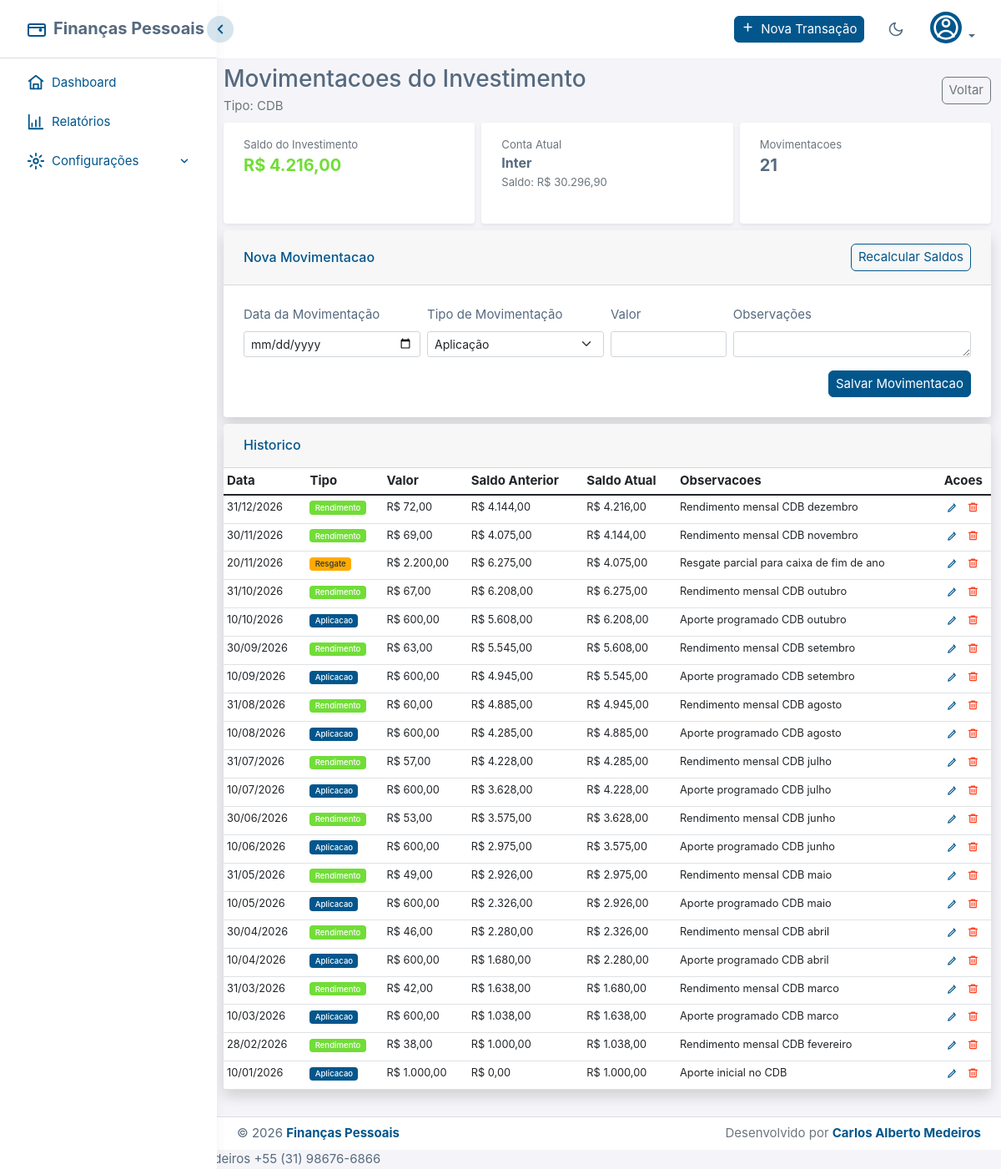
Page /investimento/investimento/4/movimentacoes (signed in) on the committed database.
### app/models.py (models this page shows, shortened)
class TipoInvestimento(db.Model):
    __tablename__ = "tipo_investimento"
    id = db.Column(db.Integer, primary_key=True)
    nome = db.Column(db.String(100), nullable=False)
    descricao = db.Column(db.String(200), nullable=True)
    ativo = db.Column(db.Boolean, default=True)
    user_id = db.Column(db.Integer, db.ForeignKey("users.id"), nullable=False)
    user = db.relationship("User", backref="tipos_investimento")

class MovimentacaoInvestimento(db.Model):
    id = db.Column(db.Integer, primary_key=True)
    investimento_id = db.Column(db.Integer, db.ForeignKey("investimento.id"), nullable=False)
    data_movimentacao = db.Column(db.Date, nullable=False)
    tipo_movimentacao = db.Column(db.String(20), nullable=False)
    valor = db.Column(db.Float, nullable=False)
    saldo_anterior = db.Column(db.Float, nullable=False)
    saldo_atual = db.Column(db.Float, nullable=False)
    observacoes = db.Column(db.Text, nullable=True)
    user_id = db.Column(db.Integer, db.ForeignKey("users.id"), nullable=False)
    user = db.relationship("User", backref="movimentacoes_investimento")
    conta_id = db.Column(db.Integer, db.ForeignKey("conta.id"), nullable=False)
    conta = db.relationship("Conta", backref="movimentacoes_investimento")

class Conta(db.Model):
    id = db.Column(db.Integer, primary_key=True)
    nome = db.Column(db.String(100), nullable=False)
    tipo_id = db.Column(db.Integer, db.ForeignKey("tipo_conta.id"), nullable=False)
    tipo = db.relationship("TipoConta", backref="contas")
    saldo_inicial = db.Column(db.Float, default=0.0)
    saldo_atual = db.Column(db.Float, nullable=False, default=0.0)
    user_id = db.Column(db.Integer, db.ForeignKey("users.id"), nullable=False)
    user = db.relationship("User", backref="contas")

### routes/investimento.py (the view, shortened to what this page needs)
@investimento_bp.route("/investimento/<int:investimento_id>/movimentacoes", methods=["GET", "POST"])
@login_required
def listar_movimentacoes(investimento_id):
    investimento = _user_investment_or_404(investimento_id)
    form = MovimentacaoInvestimentoForm()
    InvestmentService.recalculate_movement_balances(investimento_id=investimento_id)
    movimentacoes = (
        MovimentacaoInvestimento.query.filter_by(
            investimento_id=investimento_id,
            user_id=current_user.id,
        )
        .order_by(MovimentacaoInvestimento.id.desc())
        .all()
    )
    conta_atual = get_current_conta()
    conta_info = {
        "nome": conta_atual.nome if conta_atual else "Nenhuma conta encontrada",
        "saldo_atual": (conta_atual.saldo_atual or 0.0) if conta_atual else 0.0,
    }
    today = date.today()
    saldo_investimento = investimento.saldo_atual
    primeiro_resgate_zero = None
    for mov in movimentacoes:
        if mov.tipo_movimentacao == "resgate" and mov.saldo_atual == 0.0:
            primeiro_resgate_zero = mov.id
            break
    return render_template(
        "list_movimentacoes_investimento.html",
        investimento=investimento,
        movimentacoes=movimentacoes,
        form=form,
        conta_info=conta_info,
        saldo_investimento=saldo_investimento,
        primeiro_resgate_zero=primeiro_resgate_zero,
        today=today,
    )

### app/forms.py
class MovimentacaoInvestimentoForm(FlaskForm):
    data_movimentacao = DateField("Data da Movimentação", validators=[DataRequired()])
    tipo_movimentacao = SelectField(
        "Tipo de Movimentação",
        choices=[
            ("aplicacao", "Aplicação"),
            ("resgate", "Resgate"),
            ("rendimento", "Rendimento")
        ],
        validators=[DataRequired()]
    )
    valor = FloatField("Valor", validators=[DataRequired()])
    observacoes = TextAreaField("Observações", validators=[Optional(), Length(max=500)])
    submit = SubmitField("Salvar")

### app/__init__.py (called while the page is built, shortened)
def format_currency(value):
    if value is None:
        return "0,00"
    try:
        if isinstance(value, str):
            value = value.replace(" ", "").replace("R$", "").strip()
            if "," in value:
                value = value.replace(".", "").replace(",", ".")
            value = float(value)
        abs_value = abs(value)
        integer_part = int(abs_value)
        decimal_part = int(round((abs_value - integer_part) * 100))
        integer_str = f"{integer_part:,}".replace(",", ".")
        decimal_str = f"{decimal_part:02d}"
        formatted = f"{integer_str},{decimal_str}"
        if value < 0:
            formatted = f"-{formatted}"
        return formatted
    except (ValueError, TypeError):
        return "0,00"

def get_database_path():
    from config import Config
    db_uri = Config.SQLALCHEMY_DATABASE_URI
    if db_uri.startswith('sqlite:///'):
        db_path = db_uri.replace('sqlite:///', '')
        return db_path
    return None

def get_backup_dir():
    configured = Config.BACKUP_DIR or str(Path.home() / "Financas_Pessoais" / "backup")
    return configured

def ensure_backup_exists():
    if not Config.ENABLE_AUTO_BACKUP:
        return
    backup_dir = get_backup_dir()
    db_path = get_database_path()
    if not os.path.exists(backup_dir):
        try:
            os.makedirs(backup_dir)
        except Exception as e:
            print(f"[AVISO] Não foi possível criar diretório de backup: {e}")
            return

### app/models.py (called while the page is built)
@login_manager.user_loader
def load_user(id):
    return db.session.get(User, int(id))

    @property
    def is_admin(self):
        return (self.username or "").lower() == "admin"

### app/templates/list_movimentacoes_investimento.html (shortened to what this page needs)
{% extends "index.html" %}
{% block index %}
<div class="col p-lg-0">
  <div class="d-flex justify-content-between align-items-center mb-2">
    <div>
      <h1 class="h3 text-gray-800 mb-1">Movimentacoes do Investimento</h1>
      <p class="text-muted mb-0">
        Tipo: {{ investimento.tipo_investimento.nome if investimento.tipo_investimento else 'N/A' }}
      </p>
    </div>
    <a href="{{ url_for('investimento.investimentos') }}{% if request.args.get('conta_id') %}?conta_id={{ request.args.get('conta_id') }}{% endif %}" class="btn btn-outline-secondary btn-sm">
      Voltar
    </a>
  </div>
  <div class="row g-2 mb-2">
    <div class="col-md-4">
      <div class="card shadow-sm h-100">
        <div class="card-body py-3">
          <small class="text-muted d-block">Saldo do Investimento</small>
          <strong class="fs-5 {% if (saldo_investimento or 0) >= 0 %}text-success{% else %}text-danger{% endif %}">
            R$ {{ (saldo_investimento or 0)|currency }}
          </strong>
        </div>
      </div>
    </div>
    <div class="col-md-4">
      <div class="card shadow-sm h-100">
        <div class="card-body py-3">
          <small class="text-muted d-block">Conta Atual</small>
          <strong class="fs-6">{{ conta_info.nome }}</strong>
          <div class="small text-muted">Saldo: R$ {{ conta_info.saldo_atual|currency }}</div>
        </div>
      </div>
    </div>
    <div class="col-md-4">
      <div class="card shadow-sm h-100">
        <div class="card-body py-3">
          <small class="text-muted d-block">Movimentacoes</small>
          <strong class="fs-5">{{ movimentacoes|length }}</strong>
        </div>
      </div>
    </div>
  </div>
  <div class="card shadow mb-2">
    <div class="card-header py-3 d-flex justify-content-between align-items-center">
      <h6 class="m-0 font-weight-bold text-primary">Nova Movimentacao</h6>
      <form method="POST" action="{{ url_for('investimento.recalcular_saldos_investimento', investimento_id=investimento.id) }}" class="m-0">
        <button type="submit" class="btn btn-outline-primary btn-sm">Recalcular Saldos</button>
      </form>
    </div>
    <div class="card-body">
      <form method="POST" class="row g-2 align-items-end">
        <div class="col-md-3">
          {{ form.data_movimentacao.label(class="form-label") }}
          {{ form.data_movimentacao(class="form-control form-control-sm", type="date", max=today.isoformat()) }}
        </div>
        <div class="col-md-3">
          {{ form.tipo_movimentacao.label(class="form-label") }}
          {{ form.tipo_movimentacao(class="form-select form-select-sm") }}
        </div>
        <div class="col-md-2">
          {{ form.valor.label(class="form-label") }}
          {{ form.valor(class="form-control form-control-sm", step="0.01", min="0") }}
        </div>
        <div class="col-md-4">
          {{ form.observacoes.label(class="form-label") }}
          {{ form.observacoes(class="form-control form-control-sm", rows="1") }}
        </div>
        <div class="col-12 d-flex justify-content-end">
          <button type="submit" class="btn btn-primary btn-sm">Salvar Movimentacao</button>
        </div>
      </form>
    </div>
  </div>
  <div class="card shadow">
    <div class="card-header py-3">
      <h6 class="m-0 font-weight-bold text-primary">Historico</h6>
    </div>
    <div class="card-body p-0">
      <div class="table-responsive">
        <table class="table table-hover table-sm mb-0">
          <thead>
            <tr>
              <th>Data</th>
              <th>Tipo</th>
              <th>Valor</th>
              <th>Saldo Anterior</th>
              <th>Saldo Atual</th>
              <th>Observacoes</th>
              <th class="text-center">Acoes</th>
            </tr>
          </thead>
          <tbody>
            {% for mov in movimentacoes %}
            <tr>
              <td>{{ mov.data_movimentacao.strftime('%d/%m/%Y') if mov.data_movimentacao else '-' }}</td>
              <td><span class="badge {% if mov.tipo_movimentacao == 'aplicacao' %}bg-primary{% elif mov.tipo_movimentacao == 'resgate' %}bg-warning text-dark{% else %}bg-success{% endif %}">{{ mov.tipo_movimentacao|title }}</span></td>
              <td>R$ {{ (mov.valor or 0)|currency }}</td>
              <td>R$ {{ (mov.saldo_anterior or 0)|currency }}</td>
              <td>R$ {{ (mov.saldo_atual or 0)|currency }}</td>
              <td>{{ mov.observacoes or '-' }}</td>
              <td class="text-center">
                <div class="btn-group btn-group-sm">
                  <a href="{{ url_for('investimento.editar_movimentacao', movimentacao_id=mov.id) }}" class="btn btn-link text-primary p-0 me-2" title="Editar">
                    <i class="fas fa-edit"></i>
                  </a>
                  {% if mov.id != primeiro_resgate_zero %}
                  <form method="POST" action="{{ url_for('investimento.excluir_movimentacao', movimentacao_id=mov.id) }}" class="d-inline" onsubmit="return confirm('Tem certeza que deseja excluir esta movimentacao?');">
                    <button type="submit" class="btn btn-link text-danger p-0" title="Excluir">
                      <i class="fas fa-trash"></i>
                    </button>
                  </form>
                  {% endif %}
                </div>
              </td>
            </tr>
            {% else %}
            <tr>
              <td colspan="7" class="text-center py-4">Nenhuma movimentacao encontrada para este investimento.</td>
            </tr>
            {% endfor %}
          </tbody>
        </table>
      </div>
    </div>
  </div>
</div>
{% endblock %}

### app/static/css/tokens.css (style rules this page uses)
:root { --app-body-bg: #f5f5f9; --app-surface: #ffffff; --app-surface-2: #f5f5f9; --app-surface-hover: #f5f5f9; --app-text: #566a7f; --app-text-strong: #2b354f; --app-text-muted: #a1acb8; --app-border: #d9dee3; --app-border-translucent: rgba(67, 89, 113, 0.15); --app-primary: #02568c; --app-primary-contrast: #ffffff; --app-accent-text: #02568c; --app-accent-soft: rgba(2, 86, 140, 0.16); --app-accent-soft-2: rgba(2, 86, 140, 0.08); --app-accent-hover-text: #1a4a7a; --app-success: #71dd37; --app-info: #03c3ec; --app-warning: #ffab00; --app-danger: #ff3e1d; --app-shadow-sm: 0 0.0625rem 0.125rem rgba(161, 172, 184, 0.075); --app-shadow: 0 0 0.875rem 0 rgba(33, 37, 41, 0.05); --app-shadow-lg: 0 0.25rem 1rem rgba(161, 172, 184, 0.45); --app-chart-text: #697a8d; --app-chart-grid: rgba(0, 0, 0, 0.08); --app-chart-income: #198754; --app-chart-income-fill: rgba(25, 135, 84, 0.12); --app-chart-expense: #b02a37; --app-chart-expense-fill: rgba(176, 42, 55, 0.10); --app-chart-balance: #02568c; --app-chart-balance-fill: rgba(2, 86, 140, 0.10); --app-chart-category-1: #02568c; --app-chart-category-2: #1a9b72; --app-chart-category-3: #087990; --app-chart-category-4: #a66b00; --app-chart-category-5: #b02a37; --app-chart-tooltip-bg: #ffffff; --app-chart-tooltip-text: #2b354f; --app-chart-tooltip-border: #d9dee3; --app-focus-ring: #02568c; --app-watermark: rgba(0, 0, 0, 0.1); --bs-body-bg: var(--app-body-bg); --bs-body-color: var(--app-text); --bs-emphasis-color: var(--app-text-strong); --bs-border-color: var(--app-border); --bs-border-color-translucent: var(--app-border-translucent); --bs-secondary-bg: var(--app-surface-2); --bs-tertiary-bg: var(--app-surface); --bs-heading-color: var(--app-text); --bs-link-color: var(--app-accent-text); --bs-link-hover-color: var(--app-accent-hover-text); }

### rows in the picture
TipoInvestimento: tipo_investimento "CDB"
MovimentacaoInvestimento: saldo_atual "4.216,00", data_movimentacao "31/12/2026", tipo_movimentacao "Rendimento", valor "72,00", saldo_anterior "4.144,00", observacoes "Rendimento mensal CDB dezembro"
Conta: nome "Inter", saldo_atual "30.296,90"
MovimentacaoInvestimento: data_movimentacao "30/11/2026", tipo_movimentacao "Rendimento", valor "69,00", saldo_anterior "4.075,00", saldo_atual "4.144,00", observacoes "Rendimento mensal CDB novembro"
MovimentacaoInvestimento: data_movimentacao "20/11/2026", tipo_movimentacao "Resgate", valor "2.200,00", saldo_anterior "6.275,00", saldo_atual "4.075,00", observacoes "Resgate parcial para caixa de fim de ano"
MovimentacaoInvestimento: data_movimentacao "31/10/2026", tipo_movimentacao "Rendimento", valor "67,00", saldo_anterior "6.208,00", saldo_atual "6.275,00", observacoes "Rendimento mensal CDB outubro"
MovimentacaoInvestimento: data_movimentacao "10/10/2026", tipo_movimentacao "Aplicacao", valor "600,00", saldo_anterior "5.608,00", saldo_atual "6.208,00", observacoes "Aporte programado CDB outubro"
MovimentacaoInvestimento: data_movimentacao "30/09/2026", tipo_movimentacao "Rendimento", valor "63,00", saldo_anterior "5.545,00", saldo_atual "5.608,00", observacoes "Rendimento mensal CDB setembro"
MovimentacaoInvestimento: data_movimentacao "10/09/2026", tipo_movimentacao "Aplicacao", valor "600,00", saldo_anterior "4.945,00", saldo_atual "5.545,00", observacoes "Aporte programado CDB setembro"
MovimentacaoInvestimento: data_movimentacao "31/08/2026", tipo_movimentacao "Rendimento", valor "60,00", saldo_anterior "4.885,00", saldo_atual "4.945,00", observacoes "Rendimento mensal CDB agosto"
MovimentacaoInvestimento: data_movimentacao "10/08/2026", tipo_movimentacao "Aplicacao", valor "600,00", saldo_anterior "4.285,00", saldo_atual "4.885,00", observacoes "Aporte programado CDB agosto"
MovimentacaoInvestimento: data_movimentacao "31/07/2026", tipo_movimentacao "Rendimento", valor "57,00", saldo_anterior "4.228,00", saldo_atual "4.285,00", observacoes "Rendimento mensal CDB julho"
MovimentacaoInvestimento: data_movimentacao "10/07/2026", tipo_movimentacao "Aplicacao", valor "600,00", saldo_anterior "3.628,00", saldo_atual "4.228,00", observacoes "Aporte programado CDB julho"
MovimentacaoInvestimento: data_movimentacao "30/06/2026", tipo_movimentacao "Rendimento", valor "53,00", saldo_anterior "3.575,00", saldo_atual "3.628,00", observacoes "Rendimento mensal CDB junho"
MovimentacaoInvestimento: data_movimentacao "10/06/2026", tipo_movimentacao "Aplicacao", valor "600,00", saldo_anterior "2.975,00", saldo_atual "3.575,00", observacoes "Aporte programado CDB junho"
MovimentacaoInvestimento: data_movimentacao "31/05/2026", tipo_movimentacao "Rendimento", valor "49,00", saldo_anterior "2.926,00", saldo_atual "2.975,00", observacoes "Rendimento mensal CDB maio"
MovimentacaoInvestimento: data_movimentacao "10/05/2026", tipo_movimentacao "Aplicacao", valor "600,00", saldo_anterior "2.326,00", saldo_atual "2.926,00", observacoes "Aporte programado CDB maio"
MovimentacaoInvestimento: data_movimentacao "30/04/2026", tipo_movimentacao "Rendimento", valor "46,00", saldo_anterior "2.280,00", saldo_atual "2.326,00", observacoes "Rendimento mensal CDB abril"
MovimentacaoInvestimento: data_movimentacao "10/04/2026", tipo_movimentacao "Aplicacao", valor "600,00", saldo_anterior "1.680,00", saldo_atual "2.280,00", observacoes "Aporte programado CDB abril"
MovimentacaoInvestimento: data_movimentacao "31/03/2026", tipo_movimentacao "Rendimento", valor "42,00", saldo_anterior "1.638,00", saldo_atual "1.680,00", observacoes "Rendimento mensal CDB marco"
MovimentacaoInvestimento: data_movimentacao "10/03/2026", tipo_movimentacao "Aplicacao", valor "600,00", saldo_anterior "1.038,00", saldo_atual "1.638,00", observacoes "Aporte programado CDB marco"
MovimentacaoInvestimento: data_movimentacao "28/02/2026", tipo_movimentacao "Rendimento", valor "38,00", saldo_anterior "1.000,00", saldo_atual "1.038,00", observacoes "Rendimento mensal CDB fevereiro"
MovimentacaoInvestimento: data_movimentacao "10/01/2026", tipo_movimentacao "Aplicacao", valor "1.000,00", saldo_anterior "0,00", saldo_atual "1.000,00", observacoes "Aporte inicial no CDB"

### other values in the picture
{{ movimentacoes|length }} "21"
